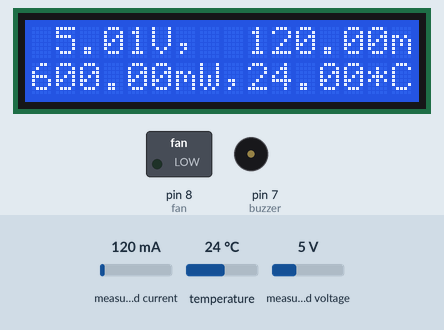
Simulated run of this sketch. Board: Arduino Nano, built with avr-gcc and run on an emulated ATmega328P. Parts: 16×2 character LCD, switched loads named in the sketch (green lamp = pin HIGH), buzzer (waves = sounding, pin HIGH). The test bench sets the inputs (shaded band); at power-on: temperature 24 °C, measured current 120 mA, measured voltage 5 V. What the sketch prints to the serial monitor is not drawn.

Above: at 5.3 s.
5.4 s: temperature set to 28.3 °C
At 11.0 s:
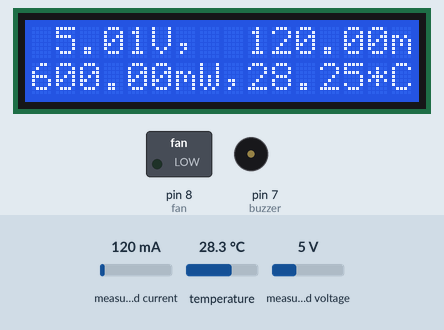
11.3 s: temperature set to 29.7 °C
At 18.8 s:
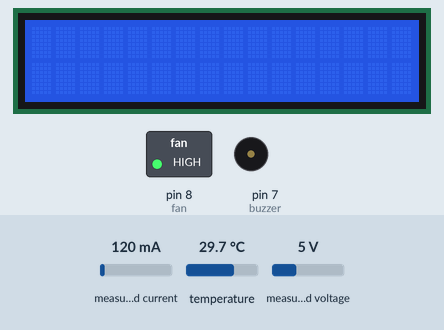
18.9 s: measured current set to 40 mA
At 20.0 s:
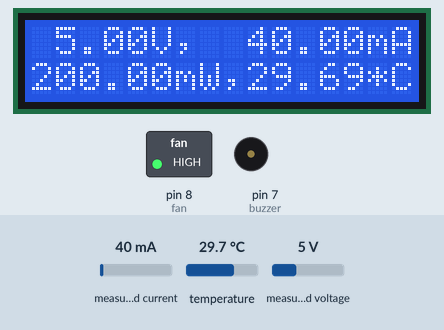
25.0 s: measured voltage set to 0.3 V
At 30.1 s:
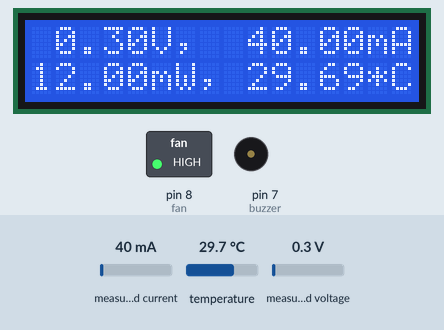
30.8 s: measured current set to 500 mA
At 35.3 s:
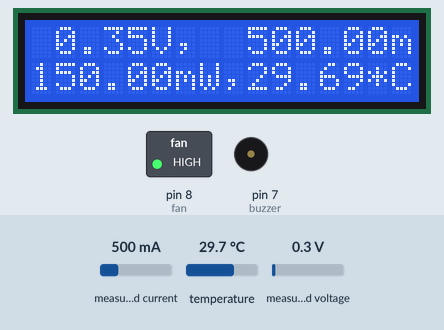
38.4 s: temperature set to 12 °C
At 43.6 s:
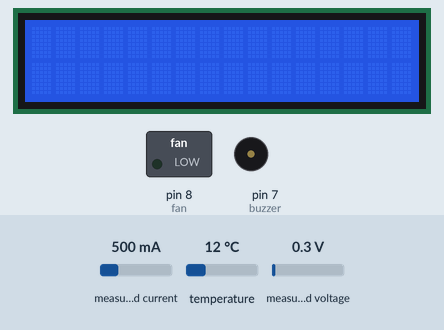
Timing chart, 0 to 45.1 s (numbered marks = the images above; inputs shaded):
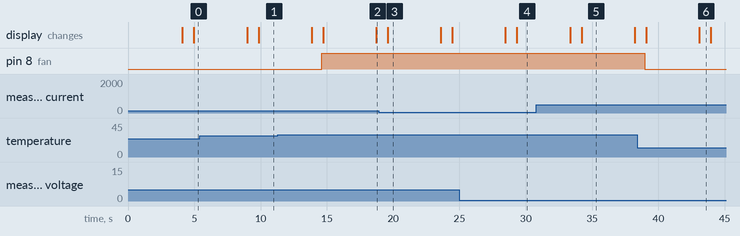

The sketch:

batteryChargeMonitorCode.ino
```cpp
// Code sketch for Solar Charging cabinets for Motocycle Batteries

#include <LiquidCrystal_I2C.h>
LiquidCrystal_I2C lcd(0x27,16,2);

#include <Wire.h>
#include <Adafruit_INA219.h>
Adafruit_INA219 ina219;

#include <OneWire.h>
#include <DallasTemperature.h>
#define tempPin 9 // Data wire is connected to digital pin 11 on the Arduino Nano
OneWire DS18B20(tempPin); // Setup a oneWire instance to communicate with any OneWire device
DallasTemperature tempSensor(&DS18B20); // Pass oneWire reference to DallasTemperature library

String battery_temp;
int buzzer = 7;
int fan = 8;

void setup() {
     Serial.begin(9600);
     pinMode(buzzer, OUTPUT);
     pinMode(fan, OUTPUT);

     tempSensorSetUp();
     ina219_currentSensorSetUp();

     lcd.init(); // initiate the LCD
     lcd.backlight(); // Turn On the LED backlight on the LCD display
     lcd.setCursor(3,0);
     lcd.print("Motocycle");

     lcd.setCursor(0,1);
     lcd.print("Battery Monitor");

     delay(4000);
     lcd.clear();
}

void loop() {
      float c, f;
      getTemperatureReadings(&c, &f); // pass by reference to
      if (c > 28.8){
         digitalWrite(fan, HIGH);
      }
      else{
         digitalWrite(fan, LOW);
      }
      battery_temp = (String)c + "*C";
      Serial.print("\nTemperature: ");

      Serial.print(battery_temp);
      Serial.print(" | ");

      Serial.print(f);
      Serial.println("F");

      get_ina219_measurementValues();
}

void ina219_currentSensorSetUp(){
      /*
      Initialize the INA219.
      By default the initialization will use the largest range (32V, 2A).  However
      you can call a setCalibration function to change this range (see comments).
      */
      if (! ina219.begin()) {
        Serial.println("Failed to find INA219 chip");
        while (1) { delay(10); }
      }
      /*
      To use a slightly lower 32V, 1A range (higher precision on amps):
      ina219.setCalibration_32V_1A();
       Or to use a lower 16V, 400mA range (higher precision on volts and amps):
      ina219.setCalibration_16V_400mA();
      */
      Serial.println("Measuring voltage and current with INA219...");
}

void get_ina219_measurementValues(){

      float shuntvoltage, busvoltage, current_mA, loadvoltage, power_mW;

      shuntvoltage = ina219.getShuntVoltage_mV();
      busvoltage = ina219.getBusVoltage_V();
      current_mA = ina219.getCurrent_mA();
      power_mW = ina219.getPower_mW();
      loadvoltage = busvoltage + (shuntvoltage / 1000);

      // check if battery is almost full
      if (loadvoltage > 3.80 and current_mA < 5.00){
          lcd.clear();
          lcd.setCursor(1,0);
          lcd.print("Battery Full");

          digitalWrite(buzzer, HIGH);
          delay(1000);
          digitalWrite(buzzer, LOW);
          delay(1000);
      }
      String busVoltage = "\n\nBus Voltage:  " + (String)busvoltage + " V";
      Serial.print(busVoltage);

      String shuntVoltage = "\nShunt Voltage:  " + (String)shuntvoltage + " mV";
      Serial.print(shuntVoltage);

      String lcd_V, loadVoltage = "\nLoad Voltage:  " + (String)loadvoltage + " V";
      Serial.print(loadVoltage);

      lcd_V = (String)loadvoltage + "V,";
      lcd.setCursor(1,0);
      lcd.print(lcd_V);

      String lcd_I, Current = "\nCurrent:  " + (String)current_mA + " mA";
      Serial.print(Current);
      lcd_I = (String)current_mA + "mA";
      lcd.setCursor(9,0);
      lcd.print(lcd_I);

      String lcd_P, Power = "\nPower:  " + (String)power_mW + " mW";
      Serial.print(Power);
      lcd_P = (String)power_mW + "mW,";
      lcd.setCursor(0,1);
      lcd.print(lcd_P);

      lcd.setCursor(9,1);
      lcd.print(battery_temp);

      delay(4000);
      lcd.clear(); // clears screen to prevent display over writes
}

void tempSensorSetUp(){
      tempSensor.begin(); // initiate the temperature sensor
}

void getTemperatureReadings(float *celsius, float *fahrenheit){
      tempSensor.requestTemperatures(); // Send the command to get temperatures
      *celsius = tempSensor.getTempCByIndex(0); // store temperature in Celsius
      *fahrenheit = (tempSensor.getTempCByIndex(0) * 9.0) / 5.0 + 32.0; // convert Celsius to fahrenheit and store
}
```

Measured:
- the behaviour switches between 28.8 and 28.9 °C on temperature (found by bisection; images 1 and 2)
- after the input at 5.4 s, the display: first differs from a run without the input after 4.5 s (image 1)
- after the input at 11.3 s, pin 8 (fan): LOW → HIGH after 3.3 s; the display: first differs from a run without the input after 3.4 s (image 2 shows a later state)
- after the input at 18.9 s, the display: changes after 0.69 s (image 3)
- after the input at 25.0 s, the display: first differs from a run without the input after 4.3 s (image 4)
- after the input at 30.8 s, the display: first differs from a run without the input after 3.4 s (image 5)
- after the input at 38.4 s, pin 8 (fan): HIGH → LOW after 0.59 s; the display: first changes after 0.68 s (image 6 shows a later state)
